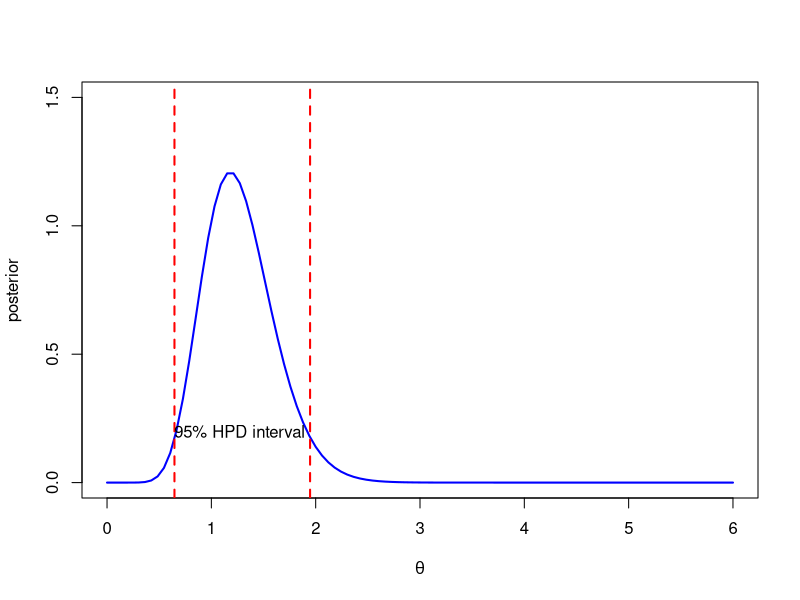
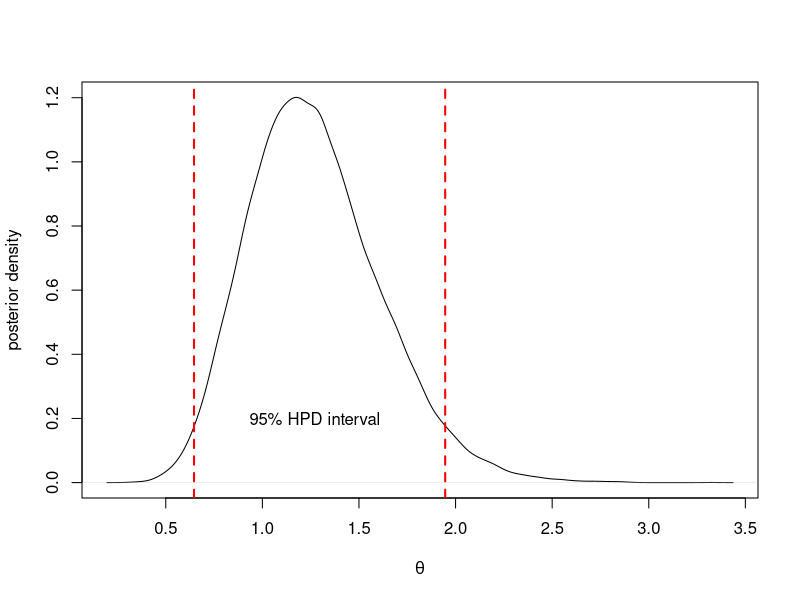

Here is the R script that generated these plots, in order:
HPDsample=function(theta,level=0.95){
  N=length(theta)
  theta.sort=sort(theta)
  M=ceiling(N*level)
  nCI=N-M
  CI.width=rep(0,nCI)
  for(i in 1:nCI)CI.width[i]=theta.sort[i+M]-theta.sort[i]
  index=which.min(CI.width)
  HPD=c(theta.sort[index], theta.sort[index+M])
  return(HPD)
}

a = 2; b = 1;
n = 10; s = 12;

theta = seq(0,6,length=100)
plot(theta,dgamma(theta,a+s,b+n),type="l",
     xlab=expression(theta),ylab="posterior",lwd=2,ylim=c(0,1.5),
     col="blue")

nsim = 30000
theta.sim = rgamma(nsim,a+s,b+n)
alpha=0.05
level=1-alpha

HPD=HPDsample(theta.sim);

abline( v= HPD,lty=2, lwd=2,col="red")
text(mean(theta.sim),0.2, "95% HPD interval" )

plot(density(theta.sim), type="l", xlab=expression(theta),
     ylab="posterior density", main="")

abline( v= HPD,lty=2, lwd=2,col="red")
text(mean(theta.sim),0.2, "95% HPD interval" )